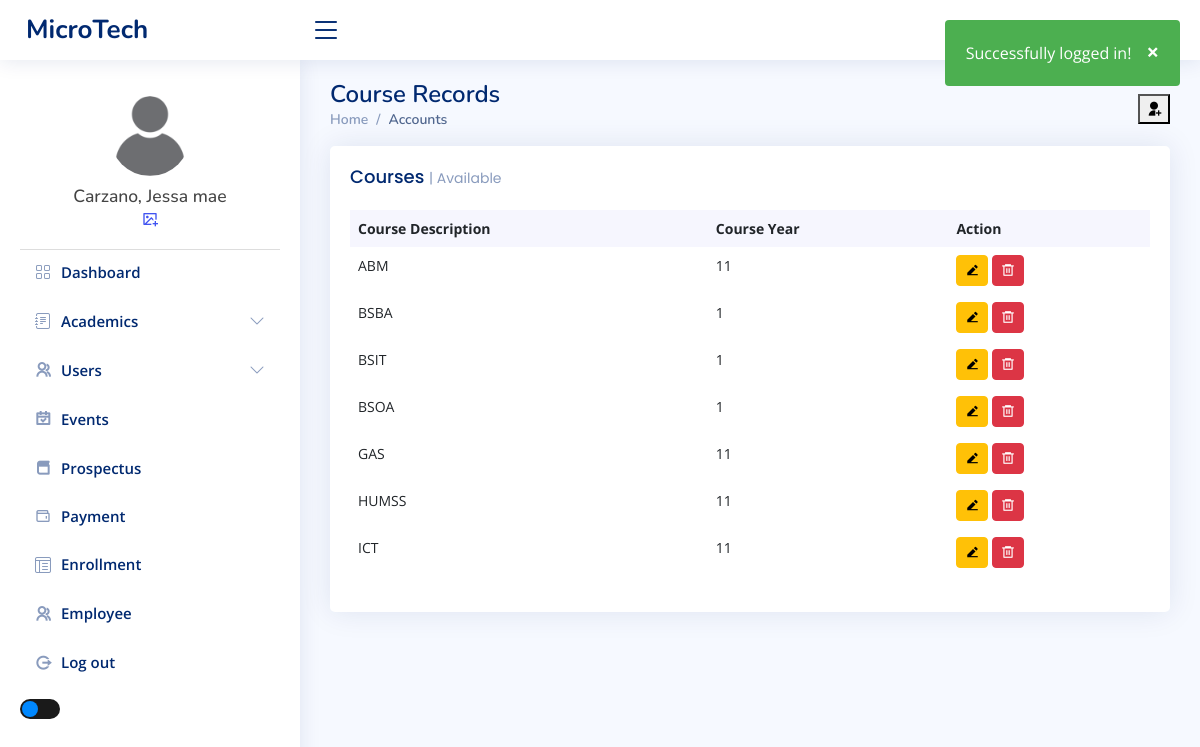
Page /admin/course.php (signed in) on the committed database.
### tables this page shows
CREATE TABLE `tbl_users` (
  `user_id` int(11) NOT NULL,
  `user_fname` varchar(50) NOT NULL,
  `user_lname` varchar(50) NOT NULL,
  `user_email` varchar(80) NOT NULL,
  `user_name` varchar(50) NOT NULL,
  `user_pass` varchar(100) NOT NULL,
  `user_role` varchar(20) NOT NULL,
  `user_image` varchar(100) NOT NULL
);

CREATE TABLE `tbl_course` (
  `course_id` int(11) NOT NULL,
  `course_description` varchar(100) DEFAULT NULL,
  `course_year` tinyint(1) UNSIGNED DEFAULT NULL
);

### admin/course.php (the view, shortened to what this page needs)
<?php include_once "../templates/header.php"; ?>
<?php
$connection = new Connection();
$conn = $connection->open();
$courses = [];
try {
    $stmt = $conn->prepare("SELECT * FROM tbl_course ORDER BY course_description");
    $stmt->execute();
    $courses = $stmt->fetchAll(PDO::FETCH_ASSOC);
} catch (PDOException $e) {
    echo "Error: " . $e->getMessage();
}
?>
<main id="main" class="main">
    <div class="pagetitle">
        <h1>Course Records</h1>
        <button type="button" class="ri-user-add-fill tablebutton" data-bs-toggle="modal" data-bs-target="#courseModal">
        </button>
        <nav>
            <ol class="breadcrumb">
                <li class="breadcrumb-item"><a href="index.php">Home</a></li>
                <li class="breadcrumb-item active">Accounts</li>
            </ol>
        </nav>
    </div>
    <section class="section dashboard">
        <div class="col-lg-12">
            <div class="row">
                <div class="col-12">
                    <div class="card recent-sales overflow-auto">
                        <div class="card-body">
                            <h5 class="card-title">Courses <span>| Available </span></h5>
                            <table class="table table-borderless datatable">
                                <thead>
                                    <tr>
                                        <th scope="col">Course Description</th>
                                        <th scope="col">Course Year</th>
                                        <th scope="col">Action</th>
                                    </tr>
                                </thead>
                                <tbody>
                                    <?php foreach ($courses as $course): ?>
                                        <tr>
                                            <td><?php echo htmlspecialchars($course['course_description']); ?></td>
                                            <td><?php echo htmlspecialchars($course['course_year']); ?></td>
                                            <td>
                                                <button class="btn btn-sm btn-warning ri-edit-2-fill edit-course"
                                                    data-id="<?php echo $course['course_id']; ?>"
                                                    data-description="<?php echo htmlspecialchars($course['course_description']); ?>"
                                                    data-year="<?php echo htmlspecialchars($course['course_year']); ?>"></button>
                                                <button class="btn btn-sm btn-danger ri-delete-bin-6-line delete-course"
                                                    data-id="<?php echo htmlspecialchars($course['course_id'], ENT_QUOTES, 'UTF-8'); ?>">
                                                </button>
                                            </td>
                                        </tr>
                                    <?php endforeach; ?>
                                </tbody>
                            </table>
                        </div>
                    </div>
                </div>
            </div>
        </div>
    </section>
</main>
<?php include_once "../templates/footer.php"; ?>

### templates/header.php (shortened to what this page needs)
<?php
$database = new Connection();
$conn = $database->open();
$userid = $_SESSION["login"];
$statements = $conn->prepare("SELECT user_fname, user_lname, user_image FROM tbl_users WHERE user_id = ?");
$statements->execute([$userid]);
$user = $statements->fetch(PDO::FETCH_ASSOC);
$fname = $user['user_fname'];
$lname = $user['user_lname'];
$image = $user['user_image'];
?>
<!DOCTYPE html>
<html lang="en">
<head>
  <link href="../assets/vendor/bootstrap/css/bootstrap.min.css" rel="stylesheet">
  <link href="../assets/vendor/bootstrap-icons/bootstrap-icons.css" rel="stylesheet">
  <link href="../assets/vendor/boxicons/css/boxicons.min.css" rel="stylesheet">
  <link href="../assets/vendor/quill/quill.snow.css" rel="stylesheet">
  <link href="../assets/vendor/quill/quill.bubble.css" rel="stylesheet">
  <link href="../assets/vendor/remixicon/remixicon.css" rel="stylesheet">
  <link href="../assets/vendor/simple-datatables/style.css" rel="stylesheet">
  <link href="../assets/css/style.css" rel="stylesheet">
</head>
<body>
  <?php
  if (isset($_SESSION['login_success']) && $_SESSION['login_success']) {
    echo "
        <div class='alert'>
            <span class='closebtn' onclick='this.parentElement.style.display=\"none\";'>&times;</span>
            Successfully logged in!
        </div>
        <script>
            // Automatically close the alert after 5 seconds
            setTimeout(function() {
                document.querySelector('.alert').style.opacity = '0';
                setTimeout(function() {
                    document.querySelector('.alert').style.display = 'none';
                }, 600);
            }, 5000);
        </script>";
  }
  ?>
  <header id="header" class="header fixed-top d-flex align-items-center">
    <div class="d-flex align-items-center justify-content-between">
      <a href="../admin/index.php" class="logo d-flex align-items-center">
        <span class="d-none d-lg-block">MicroTech</span>
      </a>
      <i class="bi bi-list toggle-sidebar-btn"></i>
    </div>
  </header>
  <aside id="sidebar" class="sidebar">
    <ul class="sidebar-nav" id="sidebar-nav">
      <div class="profile-section">
        <div class="profile-img">
          <img src="upload-files/<?php echo htmlspecialchars($image); ?>" id="currentPhoto" onerror="this.src='images/default.png'" alt="Profile Image" class="rounded-circle">
        </div>
        <div class="profile-info">
          <h5><?php echo htmlspecialchars($lname) . ', ' . htmlspecialchars($fname); ?></h5>
        </div>
        <div class="settings-icon">
          <a href="javascript:void(0);" onclick="document.getElementById('fileInput').click();">
            <i class="ri-image-add-line"></i>
          </a>
        </div>
      </div>
      <li class="nav-item">
        <a class="nav-link collapsed" href="../admin/index.php">
          <i class="bi bi-grid"></i>
          <span>Dashboard</span>
        </a>
      </li>
      <li class="nav-item">
        <a class="nav-link collapsed" data-bs-target="#forms-nav" data-bs-toggle="collapse" href="#">
          <i class="bi bi-journal-text"></i><span>Academics</span><i class="bi bi-chevron-down ms-auto"></i>
        </a>
      </li>
      <li class="nav-item">
        <a class="nav-link collapsed" data-bs-target="#user-nav" data-bs-toggle="collapse" href="#">
          <i class="ri ri-group-line"></i><span>Users</span><i class="bi bi-chevron-down ms-auto"></i>
        </a>
      </li>
      <li class="nav-item">
        <a class="nav-link collapsed" href="../admin/event.php">
          <i class="ri-calendar-check-line"></i>
          <span>Events</span>
        </a>
      </li>
      <li class="nav-item">
        <a class="nav-link collapsed" href="../admin/subject.php">
          <i class="ri-book-3-line"></i>
          <span>Prospectus</span>
        </a>
      </li>
      <li class="nav-item">
        <a class="nav-link collapsed" href="../admin/payment.php">
          <i class="bx bx-wallet"></i>
          <span>Payment</span>
        </a>
      </li>
      <li class="nav-item">
        <a class="nav-link collapsed" href="">
          <i class="bi bi-layout-text-window-reverse"></i>
          <span>Enrollment</span>
        </a>
      </li>
      <li class="nav-item">
        <a class="nav-link collapsed" href="../admin/employee.php">
          <i class="ri ri-group-line"></i>
          <span>Employee</span>
        </a>
      </li>
      <li class="nav-item">
        <a class="nav-link collapsed" href="../admin/includes/logout.inc.php">
          <i class="ri-logout-circle-r-line"></i>
          <span>Log out</span>
        </a>
      </li>
      <br>
    </ul>
    <div style="margin-top: -5.5%; position:sticky">
      <label class="switch">
        <span class="slider round"></span>
      </label>
    </div>
  </aside>

### assets/css/style.css (style rules this page uses)
:root { scroll-behavior: smooth; }
body { font-family: "Open Sans", sans-serif; background: #f6f9ff; color: #444444; }
a { color: #4154f1; text-decoration: none; }
h1, h2, h3, h4, h5, h6 { font-family: "Nunito", sans-serif; }
#main { margin-top: 60px; padding: 20px 30px; transition: all 0.3s; }
.pagetitle { margin-bottom: 10px; }
.pagetitle h1 { font-size: 24px; margin-bottom: 0; font-weight: 600; color: #012970; }
.card { margin-bottom: 30px; border: none; border-radius: 5px; box-shadow: 0px 0 30px rgba(1, 41, 112, 0.1); }
.card-title { padding: 20px 0 15px 0; font-size: 18px; font-weight: 500; color: #012970; font-family: "Poppins", sans-serif; }
.card-title span { color: #899bbd; font-size: 14px; font-weight: 400; }
.card-body { padding: 0 20px 20px 20px; }
.breadcrumb { font-size: 14px; font-family: "Nunito", sans-serif; color: #899bbd; font-weight: 600; }
.breadcrumb a { color: #899bbd; transition: 0.3s; }
.breadcrumb .breadcrumb-item::before { color: #899bbd; }
.breadcrumb .active { color: #51678f; font-weight: 600; }
.logo { line-height: 1; }
@media (min-width: 1200px) { .logo { width: 280px; } }
.logo span { font-size: 26px; font-weight: 700; color: #012970; font-family: "Nunito", sans-serif; }
.header { transition: all 0.5s; z-index: 997; height: 60px; box-shadow: 0px 2px 20px rgba(1, 41, 112, 0.1); background-color: #fff; padding-left: 20px; }
.header .toggle-sidebar-btn { font-size: 32px; padding-left: 10px; cursor: pointer; color: #012970; }
.sidebar { position: fixed; top: 60px; left: 0; bottom: 0; width: 300px; z-index: 996; transition: all 0.3s; padding: 20px; overflow-y: auto; scrollbar-width: thin; scrollbar-color: #aab7cf transparent; box-shadow: 0px 0px 20px rgba(1, 41, 112, 0.1); background-color: #fff; }
@media (min-width: 1200px) { #main, #footer { margin-left: 300px; } }
.sidebar-nav { padding: 0; margin: 0; list-style: none; }
.sidebar-nav li { padding: 0; margin: 0; list-style: none; }
.sidebar-nav .nav-item { margin-bottom: 5px; }
.sidebar-nav .nav-link { display: flex; align-items: center; font-size: 15px; font-weight: 600; color: #4154f1; transition: 0.3; background: #f6f9ff; padding: 10px 15px; border-radius: 4px; }
.sidebar-nav .nav-link i { font-size: 16px; margin-right: 10px; color: #4154f1; }
.sidebar-nav .nav-link.collapsed { color: #012970; background: #fff; }
.sidebar-nav .nav-link.collapsed i { color: #899bbd; }
.sidebar-nav .nav-link .bi-chevron-down { margin-right: 0; transition: transform 0.2s ease-in-out; }
.tablebutton { float: right !important; margin: -15px 0 0 0 !important; }
.dashboard .recent-sales { font-size: 14px; }
.dashboard .recent-sales .table thead { background: #f6f6fe; }
.dashboard .recent-sales .table thead th { border: 0; }

### templates/header.php (style rules this page uses)
html { scroll-behavior: smooth; }
.sidebar .nav-link { transition: background-color 0.3s ease, color 0.3s ease; }
.profile-section { display: flex; flex-direction: column; align-items: center; padding: 1rem; border-bottom: 1px solid #ddd; }
.profile-img img { width: 80px; height: 80px; border-radius: 50%; object-fit: cover; margin-bottom: 10px; }
.profile-info h5 { margin: 0; font-size: 1.1rem; text-align: center; }
.alert { padding: 20px; background-color: #4CAF50; color: white; opacity: 1; transition: opacity 0.6s; margin-bottom: 15px; border-radius: 4px; position: fixed; top: 20px; right: 20px; z-index: 1000; }
.closebtn { margin-left: 15px; color: white; font-weight: bold; float: right; font-size: 22px; line-height: 20px; cursor: pointer; transition: 0.3s; }
.switch { position: relative; display: inline-block; width: 40px; height: 20px; }
.slider { position: absolute; cursor: pointer; top: 0; left: 0; right: 0; bottom: 0; background-color: #1a1a1a; transition: .4s; }
.slider:before { position: absolute; content: ""; height: 16px; width: 16px; left: 2px; bottom: 2px; background-color: #0088ff; transition: .4s; }
.slider.round { border-radius: 20px; }
.slider.round:before { border-radius: 50%; }

### rows in the picture
tbl_users: user_lname "Carzano", user_fname "Jessa mae"
tbl_course: course_description "ABM", course_year "11"
tbl_course: course_description "BSBA", course_year "1"
tbl_course: course_description "BSIT", course_year "1"
tbl_course: course_description "BSOA", course_year "1"
tbl_course: course_description "GAS", course_year "11"
tbl_course: course_description "HUMSS", course_year "11"
tbl_course: course_description "ICT", course_year "11"
